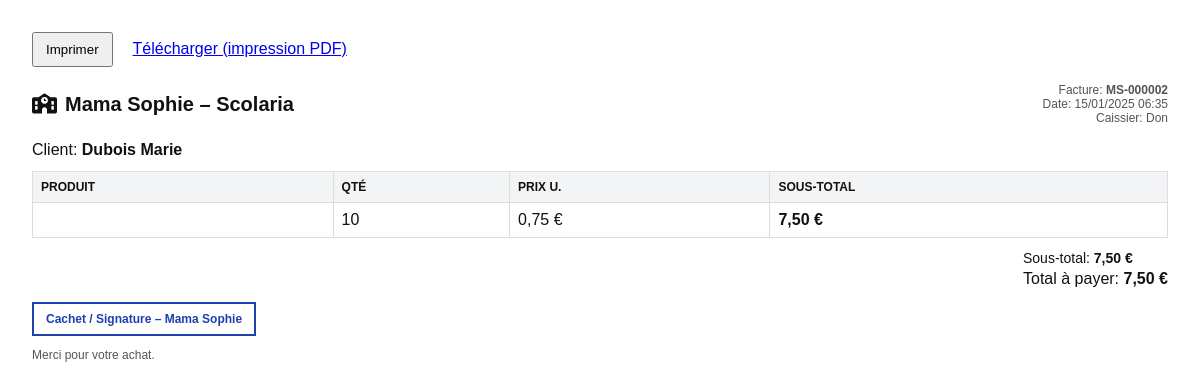
Screenshot of /invoice.php?id=2 (signed in) with the database file from the repository.
### tables this page shows
CREATE TABLE `sales` (
  `id` int(11) NOT NULL,
  `client_id` int(11) DEFAULT NULL,
  `total` decimal(10,2) NOT NULL,
  `created_at` timestamp NOT NULL DEFAULT current_timestamp()
);

CREATE TABLE `clients` (
  `id` int(11) NOT NULL,
  `first_name` varchar(100) NOT NULL,
  `last_name` varchar(100) NOT NULL,
  `phone` varchar(20) DEFAULT NULL,
  `email` varchar(150) DEFAULT NULL,
  `address` text DEFAULT NULL,
  `client_type` enum('parent','eleve','acheteur_regulier','autre') DEFAULT 'autre',
  `notes` text DEFAULT NULL,
  `created_at` timestamp NOT NULL DEFAULT current_timestamp(),
  `updated_at` timestamp NOT NULL DEFAULT current_timestamp() ON UPDATE current_timestamp()
);

CREATE TABLE `sales_items` (
  `id` int(11) NOT NULL,
  `sale_id` int(11) NOT NULL,
  `product_id` int(11) NOT NULL,
  `quantity` int(11) NOT NULL,
  `price` decimal(10,2) NOT NULL
);

### invoice.php (the view, shortened to what this page needs)
<?php
$id = isset($_GET['id']) ? (int)$_GET['id'] : 0;
$pdo = Database::getConnection();
$sale = $pdo->prepare('SELECT sa.id, sa.total, sa.created_at, sa.client_id, c.first_name, c.last_name FROM sales sa LEFT JOIN clients c ON c.id = sa.client_id WHERE sa.id = ?');
$sale->execute([$id]);
$s = $sale->fetch();
$items = $pdo->prepare('SELECT si.product_id, si.quantity, si.price, st.nom_article FROM sales_items si LEFT JOIN stocks st ON st.id = si.product_id WHERE si.sale_id = ?');
$items->execute([$id]);
$rows = $items->fetchAll() ?: [];
$clientName = trim(($s['last_name'] ?? '') . ' ' . ($s['first_name'] ?? '')) ?: 'Client par défaut';
$caissier = (string)($_SESSION['username'] ?? 'caissier');
$date = date('d/m/Y H:i', strtotime((string)$s['created_at']));
$invoiceNo = sprintf('MS-%06d', (int)$s['id']);
?><!DOCTYPE html>
<html lang="fr">
<head>
    <link rel="stylesheet" href="https://cdnjs.cloudflare.com/ajax/libs/font-awesome/6.4.0/css/all.min.css">
</head>
<body>
    <div class="actions" style="margin-bottom: 16px; display:flex; gap:8px;">
        <button onclick="window.print()" style="padding:8px 12px;">Imprimer</button>
        <a href="#" onclick="window.print()" style="padding:8px 12px;">Télécharger (impression PDF)</a>
    </div>
    <div class="header">
        <div class="logo"><i class="fas fa-school"></i> Mama Sophie – Scolaria</div>
        <div class="meta">
            <div>Facture: <strong><?php echo htmlspecialchars($invoiceNo); ?></strong></div>
            <div>Date: <?php echo htmlspecialchars($date); ?></div>
            <div>Caissier: <?php echo htmlspecialchars($caissier); ?></div>
        </div>
    </div>
    <div>
        Client: <strong><?php echo htmlspecialchars($clientName); ?></strong>
    </div>
    <table>
        <thead>
            <tr>
                <th>Produit</th>
                <th>Qté</th>
                <th>Prix U.</th>
                <th>Sous-total</th>
            </tr>
        </thead>
        <tbody>
            <?php $subtotal = 0.0; foreach ($rows as $r): $st = (float)$r['price'] * (int)$r['quantity']; $subtotal += $st; ?>
            <tr>
                <td><?php echo htmlspecialchars($r['nom_article'] ?? ''); ?></td>
                <td><?php echo (int)$r['quantity']; ?></td>
                <td><?php echo number_format((float)$r['price'], 2, ',', ' '); ?> €</td>
                <td><strong><?php echo number_format($st, 2, ',', ' '); ?> €</strong></td>
            </tr>
            <?php endforeach; ?>
        </tbody>
    </table>
    <?php $saleTotal = (float)$s['total']; $discount = max(0.0, $subtotal - $saleTotal); ?>
    <div class="totals">
        <div style="font-size: 14px;">Sous-total: <strong><?php echo number_format($subtotal, 2, ',', ' '); ?> €</strong></div>
        <div style="font-size: 16px; margin-top:4px;">Total à payer: <strong><?php echo number_format($saleTotal, 2, ',', ' '); ?> €</strong></div>
    </div>
    <div class="footer">
        <div class="stamp">Cachet / Signature – Mama Sophie</div>
        <p>Merci pour votre achat.</p>
    </div>
</body>
</html>

### invoice.php (style rules this page uses)
body { font-family: Arial, sans-serif; color:#111; padding: 24px; }
.header { display:flex; justify-content: space-between; align-items: center; margin-bottom: 16px; }
.logo { font-size: 20px; font-weight: 700; display:flex; gap:8px; align-items:center; }
.meta { text-align:right; font-size: 12px; color:#555; }
table { width:100%; border-collapse: collapse; margin-top: 12px; }
th, td { border:1px solid #ddd; padding:8px; text-align:left; }
th { background:#f3f4f6; text-transform: uppercase; font-size: 12px; }
.totals { margin-top: 12px; float: right; }
.footer { margin-top: 40px; font-size:12px; color:#555; }
.stamp { margin-top: 24px; display:inline-block; padding: 8px 12px; border:2px solid #1e40af; color:#1e40af; font-weight:700; }

### rows the page displays
sales: id "MS-000002", created_at "15/01/2025 06:35", client.first_name "Dubois Marie", total "7,50"
sales_items: quantity "10", price "0,75", st "7,50"

### other values shown
$caissier "Don"
$subtotal "7,50"
